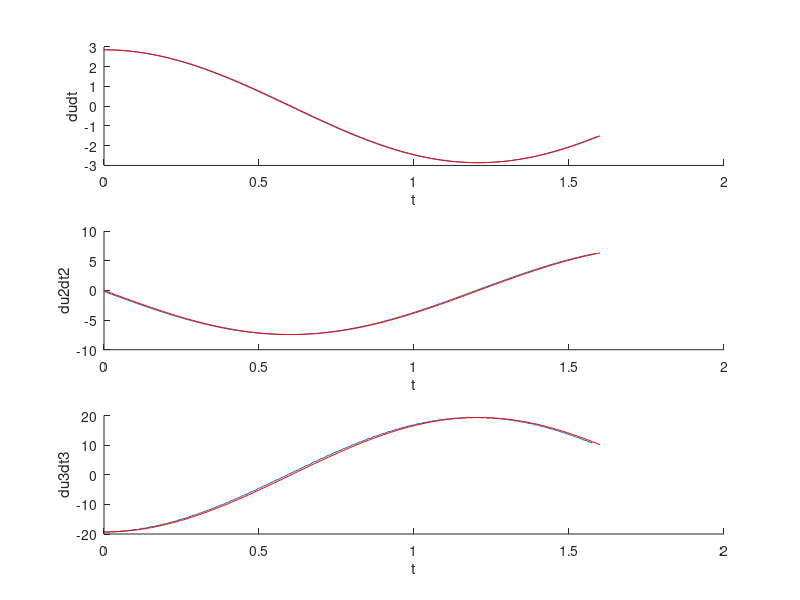

This chart was generated by the following MATLAB code: (Note: this script raises an error after producing the figure.)
%% mini ecercise 2.3
A     = 1.1; % fluorescence intensity units
omega = 2.6; % rad/s
A_0   = 0.01;

u=@(t) A*sin(omega*t)+A_0;

tArray = linspace(0,1.6,200);
uArray = u(tArray); % an array of samples of u
difArray = zeros(1,200);
% ------------------------------------------------------

% analytical solutions (in real life, we might not know these)
dudtExact      =  A*omega*cos(omega*tArray);
du2dt2Exact    = -A*omega^2*sin(omega*tArray);
du3dt3Exact    = -A*omega^3*cos(omega*tArray);

% Take the sample and add a bit of noise
 uObserved = u(tArray) + (1e-8)*randn(size(tArray));
 
%display(uObserved);

% create finite-difference derivatives for first derivative, second derivative and third derivative
dudt   = diff(uObserved)./diff(tArray);
du2dt2 = diff(dudt)./diff(tArray(1:end-1)); %198
du3dt3 = diff(du2dt2)./diff(tArray(1:end-2));
du4dt4 = diff(du3dt3)./diff(tArray(1:end-3));

% and plot them
figure;
subplot(3,1,1); hold on;
plot(tArray(1:end-1), dudt);
plot(tArray, dudtExact, '-r');
xlabel('t');
ylabel('dudt');

subplot(3,1,2); hold on;
plot(tArray(1:end-2), du2dt2);
plot(tArray, du2dt2Exact, '-r');
xlabel('t');
ylabel('du2dt2')

subplot(3,1,3); hold on;
plot(tArray(1:end-3), du3dt3);
plot(tArray, du3dt3Exact, '-r');
xlabel('t');
ylabel('du3dt3')

for t=tArray(1:end-3)
    difArray = abs(du3dt3-du3dt3Exact(1:end-3))./du3dt3Exact(1:end-3);
end    
    display(max(err));

    
%% 3.5
% define ODE and parameters
a_0 = 500; % molecules per hour
a_1 = 0.5; % molecules per hour, per existing molecule of A
b = 4; % 1/hrs
dPdt =@(P) (a_0 + a_1*P) - b*P;

[T, P] = ode45(@(t,x)dPdt(x), [0,2.0], 0);
for nt=1:length(T)
    if (P(length(T)) - P(length(T)-2)) < 0.1
        display(P(length(T)));
        break
    end 
end


figure; hold on;
plot(T,P);
plot([0,2.0],zeros(1,2)+142.86, '-r');

